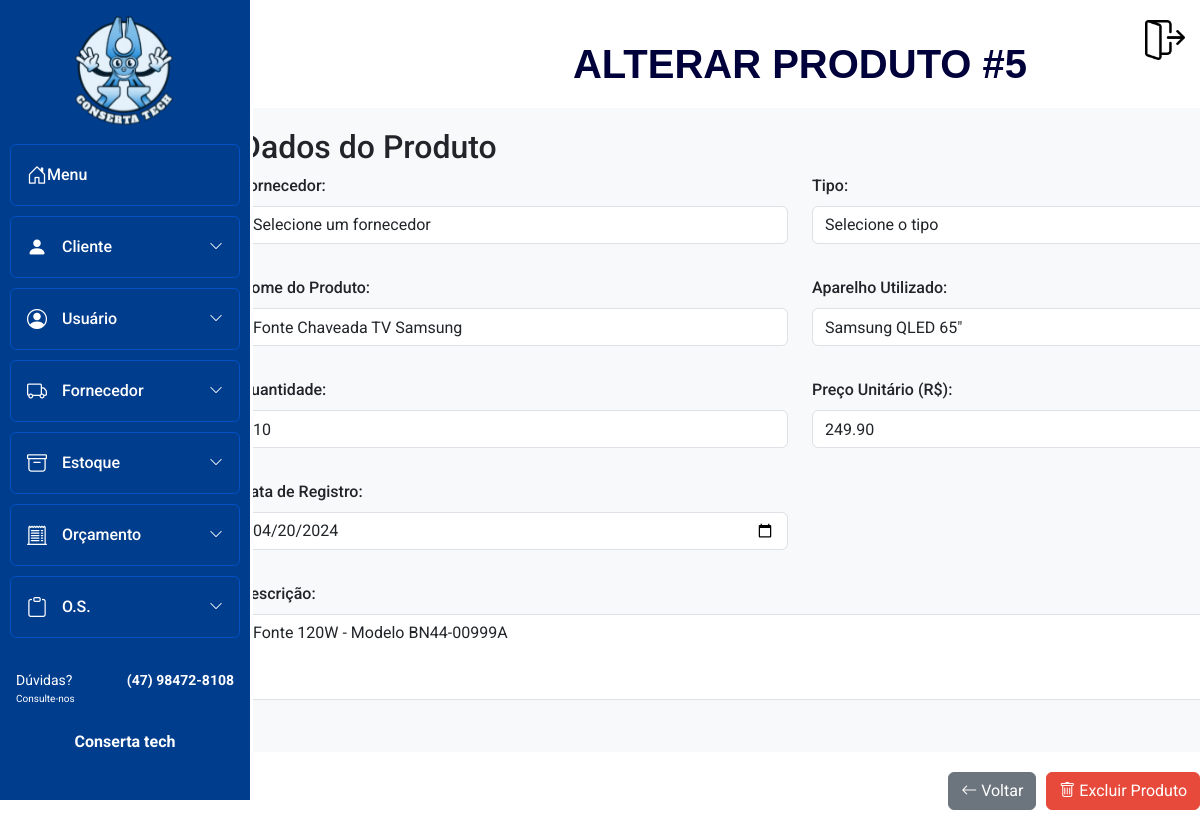
The app's page /Sistema_Conserta_Tech/Estoque/alterar_produto.php?id=5 (signed in) with its own data.
### tables this page shows
CREATE TABLE `produto` (
  `id_produto` INT NOT NULL AUTO_INCREMENT,
  `id_usuario` INT NOT NULL,
  `id_fornecedor` INT NOT NULL,
  `tipo` VARCHAR(50),
  `nome` VARCHAR(50),
  `aparelho_utilizado` VARCHAR(50),
  `quantidade` INT DEFAULT 0,
  `preco` DECIMAL(10,2) DEFAULT NULL,
  `data_registro` DATE DEFAULT NULL,
  `descricao` VARCHAR(255),
  PRIMARY KEY (`id_produto`),
  CONSTRAINT `fk_produto_usuario` FOREIGN KEY (`id_usuario`) REFERENCES `usuario` (`id_usuario`) ON DELETE CASCADE,
  CONSTRAINT `fk_produto_fornecedor` FOREIGN KEY (`id_fornecedor`) REFERENCES `fornecedor` (`id_fornecedor`) ON DELETE CASCADE
);

### Sistema_Conserta_Tech/Estoque/alterar_produto.php (the view, shortened to what this page needs)
<?php
require_once '../Conexao/conexao.php';
$id_produto = $_GET['id'];
try {
    $sql = "SELECT p.*, f.razao_social as fornecedor_nome
            FROM produto p
            INNER JOIN fornecedor f ON p.id_fornecedor = f.id_fornecedor
            WHERE p.id_produto = :id_produto";
    $stmt = $pdo->prepare($sql);
    $stmt->bindParam(':id_produto', $id_produto);
    $stmt->execute();
    $produto = $stmt->fetch();
} catch (PDOException $e) {
    echo "Erro ao carregar produto: " . $e->getMessage();
    exit;
}
?>
<!DOCTYPE html>
<html lang="pt-BR">
<head>
    <link rel="stylesheet" href="../bootstrap/css/bootstrap.min.css">
    <link rel="stylesheet" href="https://cdn.jsdelivr.net/npm/bootstrap-icons@1.10.3/font/bootstrap-icons.css" />
    <link rel="stylesheet" href="../Menu_lateral/css-home-bar.css" />
    <link rel="stylesheet" href="https://cdn.jsdelivr.net/npm/notyf@3/notyf.min.css">
    <link href="https://cdn.jsdelivr.net/npm/bootstrap@5.3.0/dist/css/bootstrap.min.css" rel="stylesheet">
</head>
<body>
    <div class="container">
        <h1>ALTERAR PRODUTO #<?= $produto['id_produto'] ?></h1>
        <?php include("../Menu_lateral/menu.php"); ?>
        <form method="POST" action="">
            <div class="form-section">
                <h2>Dados do Produto</h2>
                <div class="row mb-3">
                    <div class="col-md-6">
                        <div class="form-group">
                            <label for="id_fornecedor" class="form-label">Fornecedor:</label>
                            <select id="id_fornecedor" name="id_fornecedor" class="form-control" required>
                                <option value="">Selecione um fornecedor</option>
                            </select>
                        </div>
                    </div>
                    <div class="col-md-6">
                        <div class="form-group">
                            <label for="tipo" class="form-label">Tipo:</label>
                            <select id="tipo" name="tipo" class="form-control" required>
                                <option value="">Selecione o tipo</option>
                            </select>
                        </div>
                    </div>
                </div>
                <div class="row mb-3">
                    <div class="col-md-6">
                        <div class="form-group">
                            <label for="nome" class="form-label">Nome do Produto:</label>
                            <input type="text" id="nome" name="nome" class="form-control"
                                   value="<?= htmlspecialchars($produto['nome']) ?>" required>
                        </div>
                    </div>
                    <div class="col-md-6">
                        <div class="form-group">
                            <label for="aparelho_utilizado" class="form-label">Aparelho Utilizado:</label>
                            <input type="text" id="aparelho_utilizado" name="aparelho_utilizado" class="form-control"
                                   value="<?= htmlspecialchars($produto['aparelho_utilizado']) ?>">
                        </div>
                    </div>
                </div>
                <div class="row mb-3">
                    <div class="col-md-6">
                        <div class="form-group">
                            <label for="quantidade" class="form-label">Quantidade:</label>
                            <input type="number" id="quantidade" name="quantidade" class="form-control"
                                   min="0" value="<?= $produto['quantidade'] ?>" required>
                        </div>
                    </div>
                    <div class="col-md-6">
                        <div class="form-group">
                            <label for="preco" class="form-label">Preço Unitário (R$):</label>
                            <input type="number" id="preco" name="preco" class="form-control"
                                   step="0.01" min="0" value="<?= $produto['preco'] ?>" required>
                        </div>
                    </div>
                </div>
                <div class="row mb-3">
                    <div class="col-md-6">
                        <div class="form-group">
                            <label for="data_registro" class="form-label">Data de Registro:</label>
                            <input type="date" id="data_registro" name="data_registro" class="form-control"
                                   value="<?= $produto['data_registro'] ?>">
                        </div>
                    </div>
                </div>
                <div class="row mb-3">
                    <div class="col-md-12">
                        <div class="form-group">
                            <label for="descricao" class="form-label">Descrição:</label>
                            <textarea id="descricao" name="descricao" class="form-control" rows="3"><?= htmlspecialchars($produto['descricao']) ?></textarea>
                        </div>
                    </div>
                </div>
            </div>
            <div class="actions">
                <a href="buscar_produto.php" class="btn btn-secondary">
                    <i class="bi bi-arrow-left"></i> Voltar
                </a>
                <button type="button" class="btn btn-danger" data-bs-toggle="modal" data-bs-target="#confirmDeleteModal">
                    <i class="bi bi-trash"></i> Excluir Produto
                </button>
            </div>
        </form>
    </div>
</body>
</html>

### Sistema_Conserta_Tech/Menu_lateral/css-home-bar.css (style rules this page uses)
* { margin: 0; padding: 0; box-sizing: border-box; font-family: 'Roboto', sans-serif; }
html, body { height: 100%; overflow-x: hidden; }

### Sistema_Conserta_Tech/Estoque/alterar_produto.php (style rules this page uses)
.container { max-width: 1400px; margin: 20px auto; padding: 20px; margin-left: 200px; }
h1 { text-align: center; font-weight: bold; color: rgb(0, 0, 58); margin-bottom: 20px; font-family: 'Poppins', sans-serif; }
.form-section { background-color: #f8f9fa; padding: 20px; border-radius: 10px; margin-bottom: 20px; }
.actions { display: flex; justify-content: flex-end; gap: 10px; margin-top: 20px; }
.btn-danger { background-color: #e74a3b; border-color: #e74a3b; }
.container { margin-left: 200px !important; }
.form-label { font-weight: 500; }

### records on screen
produto: id_produto "5", nome "Fonte Chaveada TV Samsung", aparelho_utilizado "Samsung QLED 65\"", quantidade "10", preco "249.90", data_registro "04/20/2024", descricao "Fonte 120W - Modelo BN44-00999A"
